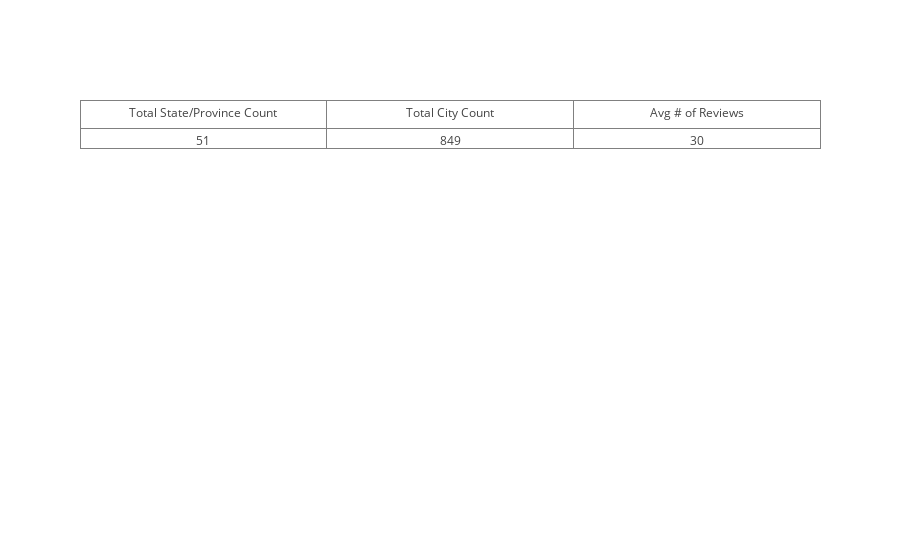

Notebook code for this chart:
### Code cell
stat_table = Table(
    header = {
        'values': ['Total State/Province Count', 'Total City Count', 'Avg # of Reviews']
    }, 
    cells = {
        'values': [
            [len(business_df.state.unique())], 
            [len(business_df.city.unique())], 
            [round(business_df.review_count.mean(), 0)]
        ], 
        'align': 'middle'
    }
)
iplot([stat_table])

### Figure 1 — Plotly figure (JSON) as saved in the notebook; plotly's stock layout.template omitted (floating-point values rounded to 4 significant figures)
{"data": [{"cells": {"align": "middle", "values": [[51], [849], [30]]}, "header": {"values": ["Total State/Province Count", "Total City Count", "Avg # of Reviews"]}, "type": "table"}], "layout": {}}
